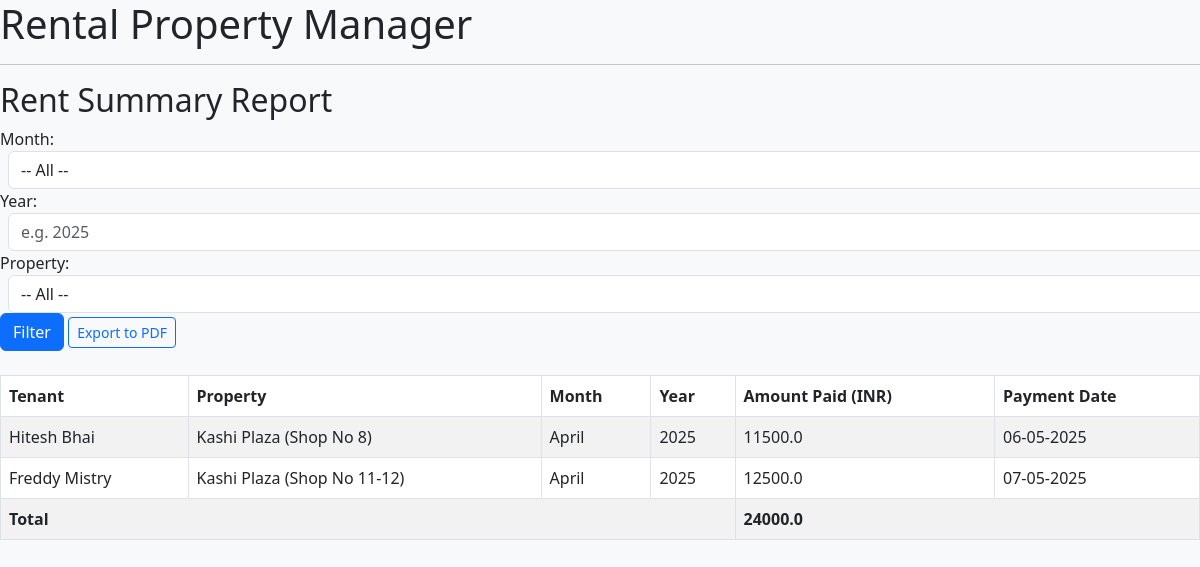
Page /rent-summary (signed in) on the committed database.
### mainapp/models.py (models this page shows)
class Rent(db.Model):
    id = db.Column(db.Integer, primary_key=True)  # Unique ID
    tenant_id = db.Column(db.Integer, db.ForeignKey('tenant.id'), nullable=False)  # Link to tenant
    month = db.Column(db.String(20), nullable=False)  # e.g., "January"
    year = db.Column(db.Integer, nullable=False)
    amount_paid = db.Column(db.Float, nullable=False)  # Amount received
    payment_date = db.Column(db.Date, nullable=False, default=date.today)  # Date of rent payment
    remarks = db.Column(db.String(200))  # Optional notes
    tenant = db.relationship('Tenant', backref=db.backref('rents', lazy=True))

class Tenant(db.Model):
    id = db.Column(db.Integer, primary_key=True)         # Primary key for the Tenant table
    name = db.Column(db.String(100), nullable=False)                     # Tenant's name
    contact = db.Column(db.String(20), nullable=False)                  # Contact details (phone or email)
    business_type = db.Column(db.String(100), nullable=True)            # Business type (for commercial tenants)
    lease_start = db.Column(db.Date, nullable=True)               # Lease start date
    lease_end = db.Column(db.Date, nullable=True)                 # Lease end date
    rent = db.Column(db.Float, nullable=False)                           # Monthly rent amount
    deposit = db.Column(db.Float, nullable=True)                        # Security deposit
    property_id = db.Column(db.Integer, db.ForeignKey('property.id'), nullable=False)  # Foreign key linked to Property
    property = db.relationship("Property", backref="tenants", lazy=True)

class Property(db.Model):
    id = db.Column(db.Integer, primary_key=True)  # Primary key for the Property table
    name = db.Column(db.String(100))              # Property name
    address = db.Column(db.String(200))           # Full address of the property
    property_type = db.Column(db.String(50))      # Type: Home or Commercial
    size_sqft = db.Column(db.Integer)             # Size in square feet
    amenities = db.Column(db.String(300))         # Comma-separated list of amenities

### mainapp/routes.py (the view, shortened to what this page needs)
@app_routes.route("/rent-summary", methods=["GET", "POST"])
@login_required
def rent_summary():
    tenants = Tenant.query.all()
    rents = Rent.query
    selected_month = request.form.get("month")
    selected_year = request.form.get("year")
    selected_tenant = request.form.get("tenant_id")
    rents = rents.all()
    total_amount = sum([r.amount_paid for r in rents])
    return render_template("rent_summary.html", tenants=tenants, rents=rents,
                           selected_month=selected_month,
                           selected_year=selected_year,
                           selected_tenant=selected_tenant,
                           total_amount=total_amount)

### templates/rent_summary.html (shortened to what this page needs)
{% extends 'base.html' %}
{% block content %}
<h2>Rent Summary Report</h2>
<form method="GET" class="form-inline mb-4">
    <label>Month:</label>
    <select name="month" class="form-control mx-2">
        <option value="">-- All --</option>
    </select>
    <label>Year:</label>
    <input type="text" name="year" class="form-control mx-2" placeholder="e.g. 2025" value="{{ selected_year or '' }}">
    <label>Property:</label>
    <select name="property_id" class="form-control mx-2">
        <option value="">-- All --</option>
    </select>
    <button type="submit" class="btn btn-primary">Filter</button>
    <a href="{{ url_for('app_routes.export_rent_summary_pdf', month=selected_month, year=selected_year, property_id=selected_property_id) }}"
       class="btn btn-sm btn-outline-primary" target="_blank">Export to PDF</a>
</form>
<table class="table table-bordered table-striped">
    <thead>
        <tr>
            <th>Tenant</th>
            <th>Property</th>
            <th>Month</th>
            <th>Year</th>
            <th>Amount Paid (INR)</th>
            <th>Payment Date</th>
        </tr>
    </thead>
    <tbody>
        {% for rent in rents %}
        <tr>
            <td>{{ rent.tenant.name }}</td>
            <td>{{ rent.tenant.property.name }}</td>
            <td>{{ rent.month }}</td>
            <td>{{ rent.year }}</td>
            <td>{{ rent.amount_paid }}</td>
            <td>{{ rent.payment_date.strftime('%d-%m-%Y') }}</td>
        </tr>
        {% endfor %}
        <tr>
            <th colspan="4" class="text-right">Total</th>
            <th colspan="2">{{ total_amount }}</th>
        </tr>
    </tbody>
</table>
{% endblock %}

### rows in the picture
Rent: tenant.name "Hitesh Bhai", tenant.property.name "Kashi Plaza (Shop No 8)", month "April", year "2025", amount_paid "11500.0", payment_date "06-05-2025"
Rent: tenant.name "Freddy Mistry", tenant.property.name "Kashi Plaza (Shop No 11-12)", month "April", year "2025", amount_paid "12500.0", payment_date "07-05-2025"

### other values in the picture
{{ total_amount }} "24000.0"
